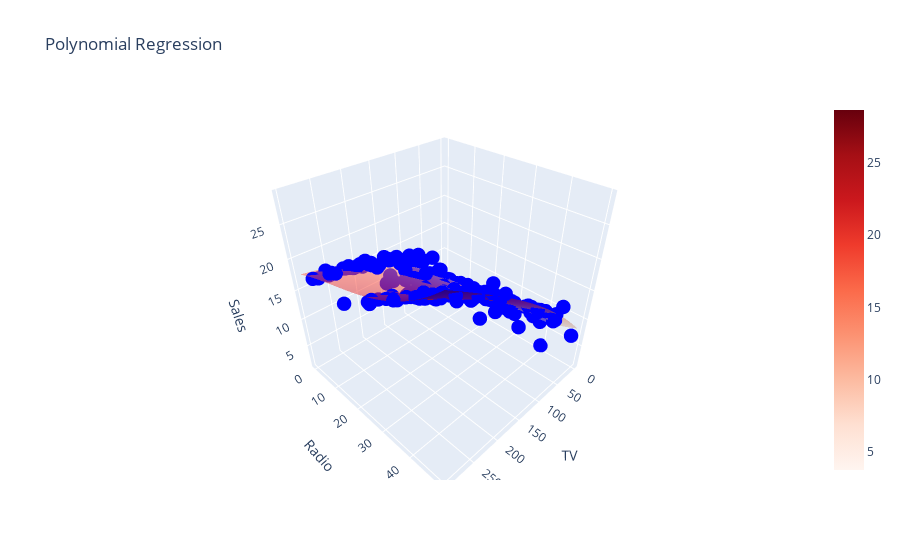

Notebook code for this chart:
### Code cell
x_surf, y_surf = np.meshgrid(
    np.linspace(min(advertising_dataset["TV"]), max(advertising_dataset["TV"]), 50),
    np.linspace(min(advertising_dataset["Radio"]), max(advertising_dataset["Radio"]), 50)
)
z_surf = advertising_dataset_model.predict(
    np.column_stack((x_surf.ravel(), y_surf.ravel()))
).reshape(x_surf.shape)

# Plot regression plane
surface = go.Surface(
    x=x_surf, y=y_surf, z=z_surf,
    colorscale="Reds", opacity=0.5
)

# Scatter data
scatter = go.Scatter3d(
    x=advertising_dataset["TV"],
    y=advertising_dataset["Radio"],
    z=advertising_dataset["Sales"],
    mode="markers",
    marker=dict(size=5, color="blue")
)

fig = go.Figure(data=[surface, scatter])
fig.update_layout(
    scene=dict(
        xaxis_title="TV",
        yaxis_title="Radio",
        zaxis_title="Sales"
    ),
    title="Polynomial Regression"
)

fig.show()

### Figure 1 — Plotly figure (JSON) as saved in the notebook; plotly's stock layout.template omitted (floating-point values rounded to 4 significant figures; data arrays with more than 128 entries replaced by an {"elided": "..."} marker saying what was removed)
{"data": [{"colorscale": [[0, "rgb(255,245,240)"], [0.125, "rgb(254,224,210)"], [0.25, "rgb(252,187,161)"], [0.375, "rgb(252,146,114)"], [0.5, "rgb(251,106,74)"], [0.625, "rgb(239,59,44)"], [0.75, "rgb(203,24,29)"], [0.875, "rgb(165,15,21)"], [1, "rgb(103,0,13)"]], "opacity": 0.5, "type": "surface", "x": {"elided": "50x50 float values"}, "y": {"elided": "50x50 float values"}, "z": {"elided": "50x50 float values"}}, {"marker": {"color": "blue", "size": 5}, "mode": "markers", "type": "scatter3d", "x": {"elided": "200 float values"}, "y": {"elided": "200 float values"}, "z": {"elided": "200 float values"}}], "layout": {"scene": {"xaxis": {"title": {"text": "TV"}}, "yaxis": {"title": {"text": "Radio"}}, "zaxis": {"title": {"text": "Sales"}}}, "title": {"text": "Polynomial Regression"}}}
